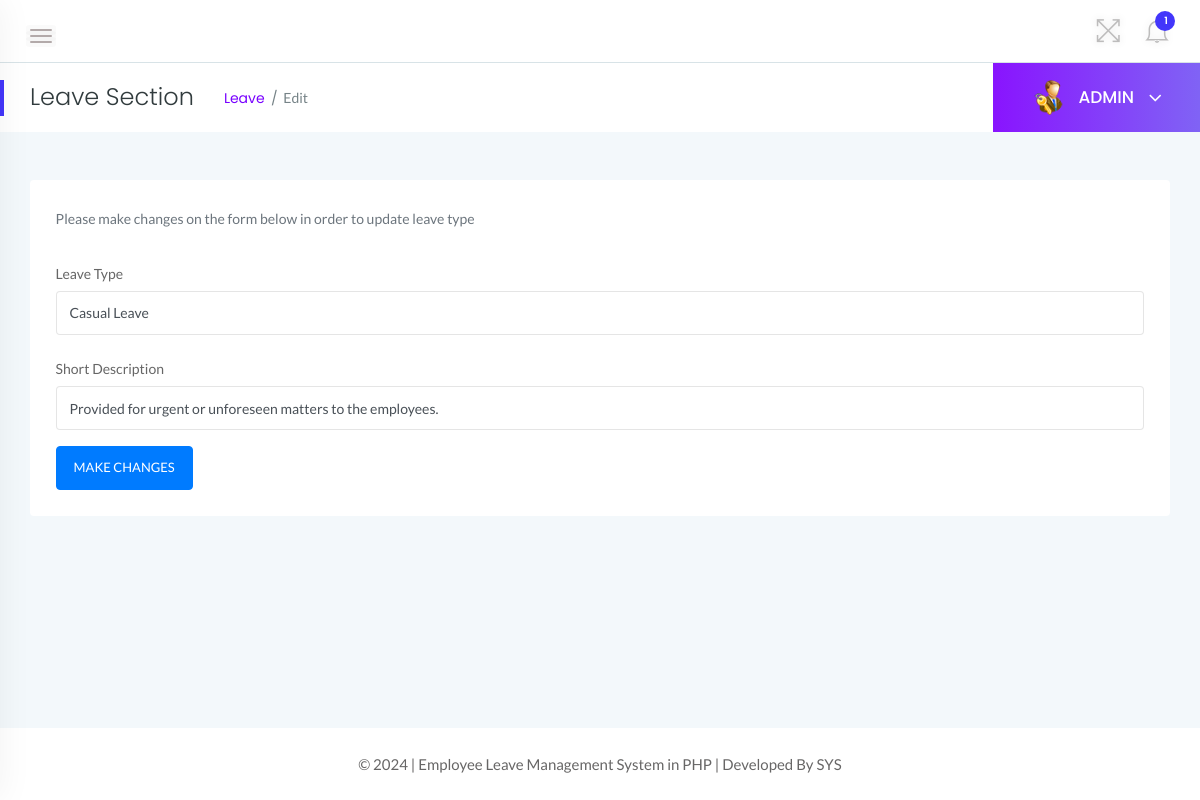
/admin/edit-leaveType.php?lid=1 (signed in), run on the app's committed database.
### tables this page shows
CREATE TABLE `tblleavetype` (
  `id` int(11) NOT NULL,
  `LeaveType` varchar(200) DEFAULT NULL,
  `Description` mediumtext DEFAULT NULL,
  `CreationDate` timestamp NOT NULL DEFAULT current_timestamp()
);

### admin/edit-leaveType.php (the view, shortened to what this page needs)
<?php
    if(strlen($_SESSION['alogin'])==0){
    header('location:index.php');
    } else {
?>
<!doctype html>
<html class="no-js" lang="en">
<head>
    <link rel="stylesheet" href="../assets/css/bootstrap.min.css">
    <link rel="stylesheet" href="../assets/css/font-awesome.min.css">
    <link rel="stylesheet" href="../assets/css/themify-icons.css">
    <link rel="stylesheet" href="../assets/css/metisMenu.css">
    <link rel="stylesheet" href="../assets/css/owl.carousel.min.css">
    <link rel="stylesheet" href="../assets/css/slicknav.min.css">
    <link rel="stylesheet" href="https://www.amcharts.com/lib/3/plugins/export/export.css" type="text/css" media="all" />
    <link rel="stylesheet" type="text/css" href="https://cdn.datatables.net/1.10.19/css/jquery.dataTables.css">
    <link rel="stylesheet" type="text/css" href="https://cdn.datatables.net/1.10.18/css/dataTables.bootstrap4.min.css">
    <link rel="stylesheet" type="text/css" href="https://cdn.datatables.net/responsive/2.2.3/css/responsive.bootstrap.min.css">
    <link rel="stylesheet" type="text/css" href="https://cdn.datatables.net/responsive/2.2.3/css/responsive.jqueryui.min.css">
    <link rel="stylesheet" href="../assets/css/typography.css">
    <link rel="stylesheet" href="../assets/css/default-css.css">
    <link rel="stylesheet" href="../assets/css/styles.css">
    <link rel="stylesheet" href="../assets/css/responsive.css">
</head>
<body>
    <div class="page-container">
        <div class="main-content">
            <div class="header-area">
                <div class="row align-items-center">
                    <div class="col-md-6 col-sm-8 clearfix">
                        <div class="nav-btn pull-left">
                            <span></span>
                            <span></span>
                            <span></span>
                        </div>
                    </div>
                    <div class="col-md-6 col-sm-4 clearfix">
                        <ul class="notification-area pull-right">
                            <li id="full-view"><i class="ti-fullscreen"></i></li>
                            <?php include '../includes/admin-notification.php'?>
                        </ul>
                    </div>
                </div>
            </div>
            <div class="page-title-area">
                <div class="row align-items-center">
                    <div class="col-sm-6">
                        <div class="breadcrumbs-area clearfix">
                            <h4 class="page-title pull-left">Leave Section</h4>
                            <ul class="breadcrumbs pull-left">
                                <li><a href="leave-section.php">Leave</a></li>
                                <li><span>Edit</span></li>
                            </ul>
                        </div>
                    </div>
                    <div class="col-sm-6 clearfix">
                        <div class="user-profile pull-right">
                            <img class="avatar user-thumb" src="../assets/images/admin.png" alt="avatar">
                            <h4 class="user-name dropdown-toggle" data-toggle="dropdown">ADMIN <i class="fa fa-angle-down"></i></h4>
                        </div>
                    </div>
                </div>
            </div>
            <div class="main-content-inner">
                <div class="row">
                    <div class="col-12 mt-5">
                        <div class="card">
                                 <form method="POST">
                                 <div class="card-body">
                                        <p class="text-muted font-14 mb-4">Please make changes on the form below in order to update leave type</p>
                                        <?php
                                            $lid=intval($_GET['lid']);
                                            $sql = "SELECT * from tblleavetype where id=:lid";
                                            $query = $dbh -> prepare($sql);
                                            $query->bindParam(':lid',$lid,PDO::PARAM_STR);
                                            $query->execute();
                                            $results=$query->fetchAll(PDO::FETCH_OBJ);
                                            if($query->rowCount() > 0)
                                            {
                                            foreach($results as $result)
                                            {               ?>
                                        <div class="form-group">
                                            <label for="example-text-input" class="col-form-label">Leave Type</label>
                                            <input class="form-control" name="leavetype" type="text" required id="example-text-input" value="<?php echo htmlentities($result->LeaveType);?>" required>
                                        </div>
                                        <div class="form-group">
                                            <label for="example-text-input" class="col-form-label">Short Description</label>
                                            <input class="form-control" name="description" type="text" autocomplete="off" required id="example-text-input" value="<?php echo htmlentities($result->Description);?>" required>
                                        </div>
                                        <?php }
                                        }?>
                                        <button class="btn btn-primary" name="update" id="update" type="submit">MAKE CHANGES</button>
                                    </div>
                         </form>
                        </div>
                    </div>
                </div>
                </div>
            </div>
            <?php include '../includes/footer.php' ?>
        </div>
</body>
</html>
<?php } ?>

### assets/css/typography.css (style rules this page uses)
body { font-size: 14px; font-family: 'Lato', sans-serif; }
h1, h2, h3, h4, h5, h6 { margin: 0; font-family: 'Poppins', sans-serif; }
p { font-family: 'Lato', sans-serif; font-size: 15px; line-height: 26px; color: #444; margin-bottom: 0; }
a, a:visited { text-decoration: none; transition: all 0.3s ease-in-out; -webkit-transition: all 0.3s ease-in-out; -moz-transition: all 0.3s ease-in-out; -o-transition: all 0.3s ease-in-out; outline: 0; font-family: 'Poppins', sans-serif; }
ul, ol { margin-bottom: 0px; margin-top: 0px; padding: 0; }
ul { margin: 0; list-style-type: none; }
button { cursor: pointer; outline: none!important; letter-spacing: 0; }

### assets/css/default-css.css (style rules this page uses)
* { margin: 0; padding: 0; box-sizing: border-box; }
*, *:before, *:after { -moz-box-sizing: border-box; -webkit-box-sizing: border-box; box-sizing: border-box; }
html { -webkit-font-smoothing: antialiased; }
body { background: #fff; font-weight: normal; -webkit-font-smoothing: antialiased; -webkit-text-size-adjust: 100%; }
img { max-width: 100%; height: auto; }
:root { --primary-color: #4336FB; }

### assets/css/responsive.css (style rules this page uses)
@media (min-width: 1200px) and (max-width: 1364px) { .nav-btn { position: fixed; z-index: 99; left: 363px; background: #303641; padding: 14px; top: 0; margin: 0; } }
@media (min-width: 1200px) and (max-width: 1364px) { .nav-btn span { background: #fffbfb; } }
@media (min-width: 1200px) and (max-width: 1364px) { .sbar_collapsed .nav-btn { position: initial; background: none; padding: 0; margin: 10px 30px 0 0; } }
@media (min-width: 1200px) and (max-width: 1364px) { .sbar_collapsed .nav-btn span { background: #b3aaaa; } }
@media (min-width: 1200px) and (max-width: 1364px) { .main-content-inner { padding: 0 15px 50px; } }
@media (min-width: 1200px) and (max-width: 1364px) { .page-container, .sbar_collapsed.page-container { padding-left: 0; } }

### data on the page
tblleavetype: leavetype "Casual Leave", description "Provided for urgent or unforeseen matters to the employees."

### other printed values
$unreadcount "1"
